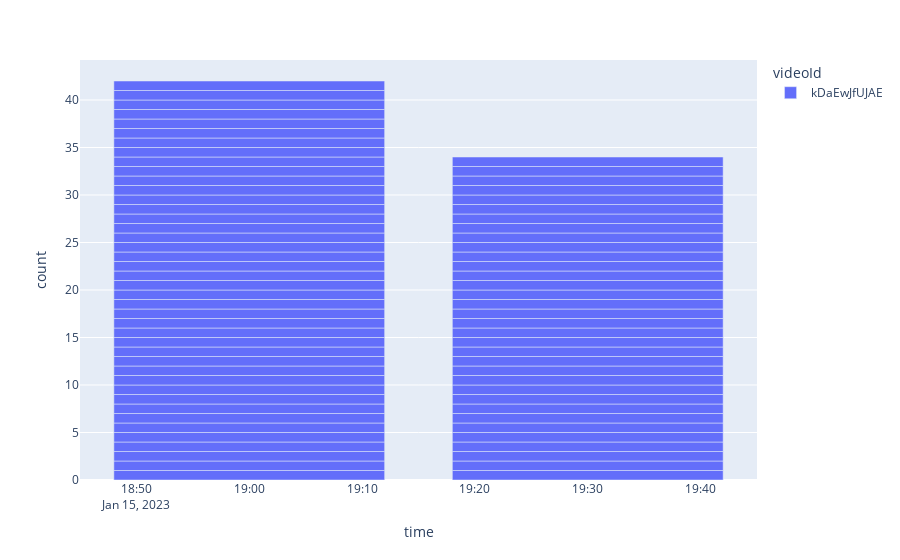
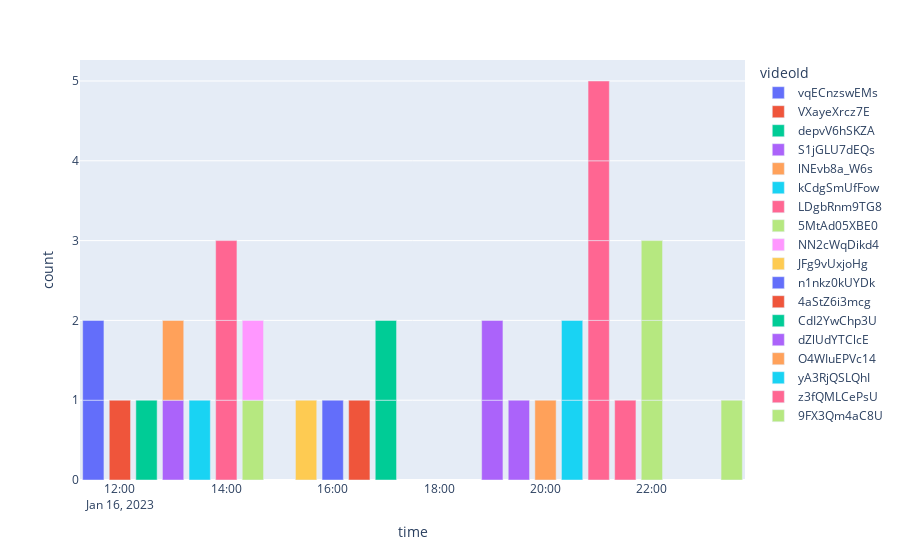
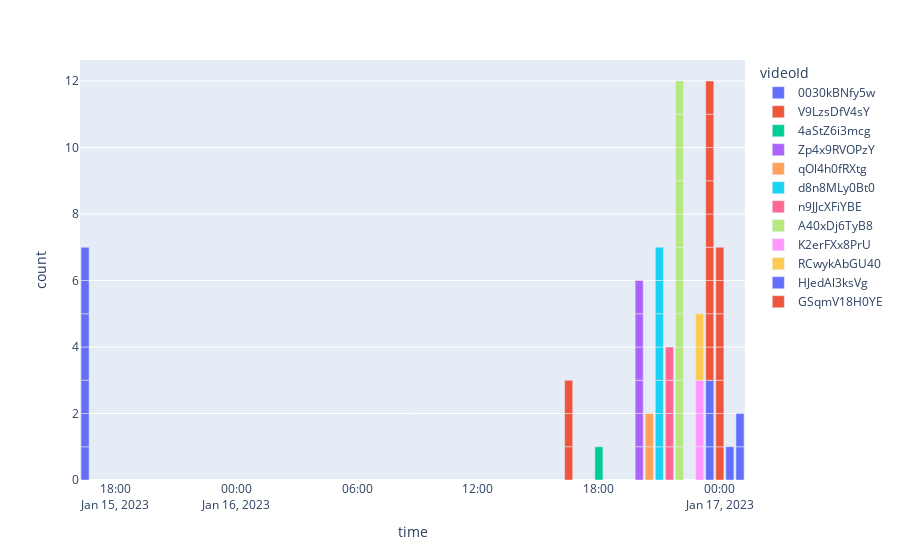

Notebook cell for these charts, in order:
### Markdown cell above
#### Plot the most prolific commenters from selected channels

### Code cell
plot_most_prolific(df)

### Figure 1 — Plotly figure (JSON) as saved in the notebook; plotly's stock layout.template omitted (floating-point values rounded to 4 significant figures; data arrays with more than 128 entries replaced by an {"elided": "..."} marker saying what was removed)
{"data": [{"alignmentgroup": "True", "customdata": {"elided": "76x6 mixed values"}, "hovertemplate": "videoId=kDaEwJfUJAE<br>time=%{x}<br>count=%{y}<br>summ=%{customdata[0]}<br>likeCount=%{customdata[1]}<br>channelName=%{customdata[2]}<br>publishedAt=%{customdata[3]}<br>authorDisplayName=%{customdata[4]}<br>authorChannelId=%{customdata[5]}<extra></extra>", "legendgroup": "kDaEwJfUJAE", "marker": {"color": "#636efa", "pattern": {"shape": ""}}, "name": "kDaEwJfUJAE", "offsetgroup": "kDaEwJfUJAE", "orientation": "v", "showlegend": true, "textposition": "auto", "type": "bar", "x": ["2023-01-15T19:00:00+00:00", "2023-01-15T19:00:00+00:00", "2023-01-15T19:00:00+00:00", "2023-01-15T19:00:00+00:00", "2023-01-15T19:00:00+00:00", "2023-01-15T19:00:00+00:00", "2023-01-15T19:00:00+00:00", "2023-01-15T19:00:00+00:00", "2023-01-15T19:00:00+00:00", "2023-01-15T19:00:00+00:00", "2023-01-15T19:00:00+00:00", "2023-01-15T19:00:00+00:00", "2023-01-15T19:00:00+00:00", "2023-01-15T19:00:00+00:00", "2023-01-15T19:00:00+00:00", "2023-01-15T19:00:00+00:00", "2023-01-15T19:00:00+00:00", "2023-01-15T19:00:00+00:00", "2023-01-15T19:00:00+00:00", "2023-01-15T19:00:00+00:00", "2023-01-15T19:00:00+00:00", "2023-01-15T19:00:00+00:00", "2023-01-15T19:00:00+00:00", "2023-01-15T19:00:00+00:00", "2023-01-15T19:00:00+00:00", "2023-01-15T19:00:00+00:00", "2023-01-15T19:00:00+00:00", "2023-01-15T19:00:00+00:00", "2023-01-15T19:00:00+00:00", "2023-01-15T19:00:00+00:00", "2023-01-15T19:00:00+00:00", "2023-01-15T19:00:00+00:00", "2023-01-15T19:00:00+00:00", "2023-01-15T19:00:00+00:00", "2023-01-15T19:00:00+00:00", "2023-01-15T19:00:00+00:00", "2023-01-15T19:00:00+00:00", "2023-01-15T19:00:00+00:00", "2023-01-15T19:00:00+00:00", "2023-01-15T19:00:00+00:00", "2023-01-15T19:00:00+00:00", "2023-01-15T19:00:00+00:00", "2023-01-15T19:30:00+00:00", "2023-01-15T19:30:00+00:00", "2023-01-15T19:30:00+00:00", "2023-01-15T19:30:00+00:00", "2023-01-15T19:30:00+00:00", "2023-01-15T19:30:00+00:00", "2023-01-15T19:30:00+00:00", "2023-01-15T19:30:00+00:00", "2023-01-15T19:30:00+00:00", "2023-01-15T19:30:00+00:00", "2023-01-15T19:30:00+00:00", "2023-01-15T19:30:00+00:00", "2023-01-15T19:30:00+00:00", "2023-01-15T19:30:00+00:00", "2023-01-15T19:30:00+00:00", "2023-01-15T19:30:00+00:00", "2023-01-15T19:30:00+00:00", "2023-01-15T19:30:00+00:00", "2023-01-15T19:30:00+00:00", "2023-01-15T19:30:00+00:00", "2023-01-15T19:30:00+00:00", "2023-01-15T19:30:00+00:00", "2023-01-15T19:30:00+00:00", "2023-01-15T19:30:00+00:00", "2023-01-15T19:30:00+00:00", "2023-01-15T19:30:00+00:00", "2023-01-15T19:30:00+00:00", "2023-01-15T19:30:00+00:00", "2023-01-15T19:30:00+00:00", "2023-01-15T19:30:00+00:00", "2023-01-15T19:30:00+00:00", "2023-01-15T19:30:00+00:00", "2023-01-15T19:30:00+00:00", "2023-01-15T19:30:00+00:00"], "xaxis": "x", "y": [1, 1, 1, 1, 1, 1, 1, 1, 1, 1, 1, 1, 1, 1, 1, 1, 1, 1, 1, 1, 1, 1, 1, 1, 1, 1, 1, 1, 1, 1, 1, 1, 1, 1, 1, 1, 1, 1, 1, 1, 1, 1, 1, 1, 1, 1, 1, 1, 1, 1, 1, 1, 1, 1, 1, 1, 1, 1, 1, 1, 1, 1, 1, 1, 1, 1, 1, 1, 1, 1, 1, 1, 1, 1, 1, 1], "yaxis": "y"}], "layout": {"barmode": "relative", "legend": {"title": {"text": "videoId"}, "tracegroupgap": 0}, "margin": {"t": 60}, "xaxis": {"anchor": "y", "domain": [0, 1], "title": {"text": "time"}}, "yaxis": {"anchor": "x", "domain": [0, 1], "title": {"text": "count"}}}}

### Figure 2 — Plotly figure (JSON) as saved in the notebook; plotly's stock layout.template omitted (floating-point values rounded to 4 significant figures)
{"data": [{"alignmentgroup": "True", "customdata": [["The oligarchs are destroying our country through t", 0, "MSNBC", "2023-01-16T11:54:52Z", "Dino Steaks", "UCBbyIBdQX2vXTMC8g-ApE-w"], ["A rugby league match will be paused to honour a “r", 0, "MSNBC", "2023-01-16T11:59:12Z", "Dino Steaks", "UCBbyIBdQX2vXTMC8g-ApE-w"]], "hovertemplate": "videoId=vqECnzswEMs<br>time=%{x}<br>count=%{y}<br>summ=%{customdata[0]}<br>likeCount=%{customdata[1]}<br>channelName=%{customdata[2]}<br>publishedAt=%{customdata[3]}<br>authorDisplayName=%{customdata[4]}<br>authorChannelId=%{customdata[5]}<extra></extra>", "legendgroup": "vqECnzswEMs", "marker": {"color": "#636efa", "pattern": {"shape": ""}}, "name": "vqECnzswEMs", "offsetgroup": "vqECnzswEMs", "orientation": "v", "showlegend": true, "textposition": "auto", "type": "bar", "x": ["2023-01-16T11:30:00+00:00", "2023-01-16T11:30:00+00:00"], "xaxis": "x", "y": [1, 1], "yaxis": "y"}, {"alignmentgroup": "True", "customdata": [["Shout out to big pharma and 'died suddenly'\nJan 11", 3, "MSNBC", "2023-01-16T12:14:51Z", "Dino Steaks", "UCBbyIBdQX2vXTMC8g-ApE-w"]], "hovertemplate": "videoId=VXayeXrcz7E<br>time=%{x}<br>count=%{y}<br>summ=%{customdata[0]}<br>likeCount=%{customdata[1]}<br>channelName=%{customdata[2]}<br>publishedAt=%{customdata[3]}<br>authorDisplayName=%{customdata[4]}<br>authorChannelId=%{customdata[5]}<extra></extra>", "legendgroup": "VXayeXrcz7E", "marker": {"color": "#EF553B", "pattern": {"shape": ""}}, "name": "VXayeXrcz7E", "offsetgroup": "VXayeXrcz7E", "orientation": "v", "showlegend": true, "textposition": "auto", "type": "bar", "x": ["2023-01-16T12:00:00+00:00"], "xaxis": "x", "y": [1], "yaxis": "y"}, {"alignmentgroup": "True", "customdata": [["Shout out to big pharma and 'died suddenly'\nJan 11", 6, "MSNBC", "2023-01-16T12:38:51Z", "Dino Steaks", "UCBbyIBdQX2vXTMC8g-ApE-w"]], "hovertemplate": "videoId=depvV6hSKZA<br>time=%{x}<br>count=%{y}<br>summ=%{customdata[0]}<br>likeCount=%{customdata[1]}<br>channelName=%{customdata[2]}<br>publishedAt=%{customdata[3]}<br>authorDisplayName=%{customdata[4]}<br>authorChannelId=%{customdata[5]}<extra></extra>", "legendgroup": "depvV6hSKZA", "marker": {"color": "#00cc96", "pattern": {"shape": ""}}, "name": "depvV6hSKZA", "offsetgroup": "depvV6hSKZA", "orientation": "v", "showlegend": true, "textposition": "auto", "type": "bar", "x": ["2023-01-16T12:30:00+00:00"], "xaxis": "x", "y": [1], "yaxis": "y"}, {"alignmentgroup": "True", "customdata": [["God gives a nation the leaders it deserves.\nThat i", 1, "MSNBC", "2023-01-16T13:15:52Z", "Dino Steaks", "UCBbyIBdQX2vXTMC8g-ApE-w"]], "hovertemplate": "videoId=S1jGLU7dEQs<br>time=%{x}<br>count=%{y}<br>summ=%{customdata[0]}<br>likeCount=%{customdata[1]}<br>channelName=%{customdata[2]}<br>publishedAt=%{customdata[3]}<br>authorDisplayName=%{customdata[4]}<br>authorChannelId=%{customdata[5]}<extra></extra>", "legendgroup": "S1jGLU7dEQs", "marker": {"color": "#ab63fa", "pattern": {"shape": ""}}, "name": "S1jGLU7dEQs", "offsetgroup": "S1jGLU7dEQs", "orientation": "v", "showlegend": true, "textposition": "auto", "type": "bar", "x": ["2023-01-16T13:00:00+00:00"], "xaxis": "x", "y": [1], "yaxis": "y"}, {"alignmentgroup": "True", "customdata": [["Modern Babylon is represented by 50 satanic pentag", 0, "MSNBC", "2023-01-16T13:18:53Z", "Dino Steaks", "UCBbyIBdQX2vXTMC8g-ApE-w"]], "hovertemplate": "videoId=lNEvb8a_W6s<br>time=%{x}<br>count=%{y}<br>summ=%{customdata[0]}<br>likeCount=%{customdata[1]}<br>channelName=%{customdata[2]}<br>publishedAt=%{customdata[3]}<br>authorDisplayName=%{customdata[4]}<br>authorChannelId=%{customdata[5]}<extra></extra>", "legendgroup": "lNEvb8a_W6s", "marker": {"color": "#FFA15A", "pattern": {"shape": ""}}, "name": "lNEvb8a_W6s", "offsetgroup": "lNEvb8a_W6s", "orientation": "v", "showlegend": true, "textposition": "auto", "type": "bar", "x": ["2023-01-16T13:00:00+00:00"], "xaxis": "x", "y": [1], "yaxis": "y"}, {"alignmentgroup": "True", "customdata": [["Khazars are over represented on Biden's Cabinet by", 1, "MSNBC", "2023-01-16T13:32:40Z", "Dino Steaks", "UCBbyIBdQX2vXTMC8g-ApE-w"]], "hovertemplate": "videoId=kCdgSmUfFow<br>time=%{x}<br>count=%{y}<br>summ=%{customdata[0]}<br>likeCount=%{customdata[1]}<br>channelName=%{customdata[2]}<br>publishedAt=%{customdata[3]}<br>authorDisplayName=%{customdata[4]}<br>authorChannelId=%{customdata[5]}<extra></extra>", "legendgroup": "kCdgSmUfFow", "marker": {"color": "#19d3f3", "pattern": {"shape": ""}}, "name": "kCdgSmUfFow", "offsetgroup": "kCdgSmUfFow", "orientation": "v", "showlegend": true, "textposition": "auto", "type": "bar", "x": ["2023-01-16T13:30:00+00:00"], "xaxis": "x", "y": [1], "yaxis": "y"}, {"alignmentgroup": "True", "customdata": [["MLK's dream certainly didn't involve oligarchs con", 0, "MSNBC", "2023-01-16T14:07:41Z", "Dino Steaks", "UCBbyIBdQX2vXTMC8g-ApE-w"], ["If you had $100.00 when the Federal Reserve took o", 0, "MSNBC", "2023-01-16T14:09:05Z", "Dino Steaks", "UCBbyIBdQX2vXTMC8g-ApE-w"], ["Khazars are over represented on Biden's Cabinet by", 0, "MSNBC", "2023-01-16T14:20:12Z", "Dino Steaks", "UCBbyIBdQX2vXTMC8g-ApE-w"]], "hovertemplate": "videoId=LDgbRnm9TG8<br>time=%{x}<br>count=%{y}<br>summ=%{customdata[0]}<br>likeCount=%{customdata[1]}<br>channelName=%{customdata[2]}<br>publishedAt=%{customdata[3]}<br>authorDisplayName=%{customdata[4]}<br>authorChannelId=%{customdata[5]}<extra></extra>", "legendgroup": "LDgbRnm9TG8", "marker": {"color": "#FF6692", "pattern": {"shape": ""}}, "name": "LDgbRnm9TG8", "offsetgroup": "LDgbRnm9TG8", "orientation": "v", "showlegend": true, "textposition": "auto", "type": "bar", "x": ["2023-01-16T14:00:00+00:00", "2023-01-16T14:00:00+00:00", "2023-01-16T14:00:00+00:00"], "xaxis": "x", "y": [1, 1, 1], "yaxis": "y"}, {"alignmentgroup": "True", "customdata": [["Feed that Hegelian Dialectic for your Khazar overl", 1, "MSNBC", "2023-01-16T14:38:29Z", "Dino Steaks", "UCBbyIBdQX2vXTMC8g-ApE-w"]], "hovertemplate": "videoId=5MtAd05XBE0<br>time=%{x}<br>count=%{y}<br>summ=%{customdata[0]}<br>likeCount=%{customdata[1]}<br>channelName=%{customdata[2]}<br>publishedAt=%{customdata[3]}<br>authorDisplayName=%{customdata[4]}<br>authorChannelId=%{customdata[5]}<extra></extra>", "legendgroup": "5MtAd05XBE0", "marker": {"color": "#B6E880", "pattern": {"shape": ""}}, "name": "5MtAd05XBE0", "offsetgroup": "5MtAd05XBE0", "orientation": "v", "showlegend": true, "textposition": "auto", "type": "bar", "x": ["2023-01-16T14:30:00+00:00"], "xaxis": "x", "y": [1], "yaxis": "y"}, {"alignmentgroup": "True", "customdata": [["We've been at DEFCON 3 for over 10 months in a row", 1, "MSNBC", "2023-01-16T14:45:24Z", "Dino Steaks", "UCBbyIBdQX2vXTMC8g-ApE-w"]], "hovertemplate": "videoId=NN2cWqDikd4<br>time=%{x}<br>count=%{y}<br>summ=%{customdata[0]}<br>likeCount=%{customdata[1]}<br>channelName=%{customdata[2]}<br>publishedAt=%{customdata[3]}<br>authorDisplayName=%{customdata[4]}<br>authorChannelId=%{customdata[5]}<extra></extra>", "legendgroup": "NN2cWqDikd4", "marker": {"color": "#FF97FF", "pattern": {"shape": ""}}, "name": "NN2cWqDikd4", "offsetgroup": "NN2cWqDikd4", "orientation": "v", "showlegend": true, "textposition": "auto", "type": "bar", "x": ["2023-01-16T14:30:00+00:00"], "xaxis": "x", "y": [1], "yaxis": "y"}, {"alignmentgroup": "True", "customdata": [["The Bidens are an international crime family and t", 0, "MSNBC", "2023-01-16T15:33:43Z", "Dino Steaks", "UCBbyIBdQX2vXTMC8g-ApE-w"]], "hovertemplate": "videoId=JFg9vUxjoHg<br>time=%{x}<br>count=%{y}<br>summ=%{customdata[0]}<br>likeCount=%{customdata[1]}<br>channelName=%{customdata[2]}<br>publishedAt=%{customdata[3]}<br>authorDisplayName=%{customdata[4]}<br>authorChannelId=%{customdata[5]}<extra></extra>", "legendgroup": "JFg9vUxjoHg", "marker": {"color": "#FECB52", "pattern": {"shape": ""}}, "name": "JFg9vUxjoHg", "offsetgroup": "JFg9vUxjoHg", "orientation": "v", "showlegend": true, "textposition": "auto", "type": "bar", "x": ["2023-01-16T15:30:00+00:00"], "xaxis": "x", "y": [1], "yaxis": "y"}, {"alignmentgroup": "True", "customdata": [["The Uniparty can get away with anything, as eviden", 0, "MSNBC", "2023-01-16T16:27:54Z", "Dino Steaks", "UCBbyIBdQX2vXTMC8g-ApE-w"]], "hovertemplate": "videoId=n1nkz0kUYDk<br>time=%{x}<br>count=%{y}<br>summ=%{customdata[0]}<br>likeCount=%{customdata[1]}<br>channelName=%{customdata[2]}<br>publishedAt=%{customdata[3]}<br>authorDisplayName=%{customdata[4]}<br>authorChannelId=%{customdata[5]}<extra></extra>", "legendgroup": "n1nkz0kUYDk", "marker": {"color": "#636efa", "pattern": {"shape": ""}}, "name": "n1nkz0kUYDk", "offsetgroup": "n1nkz0kUYDk", "orientation": "v", "showlegend": true, "textposition": "auto", "type": "bar", "x": ["2023-01-16T16:00:00+00:00"], "xaxis": "x", "y": [1], "yaxis": "y"}, {"alignmentgroup": "True", "customdata": [["The Uniparty easily manipulates their Unitards.\nSp", 0, "Fox News", "2023-01-16T16:59:15Z", "Dino Steaks", "UCBbyIBdQX2vXTMC8g-ApE-w"]], "hovertemplate": "videoId=4aStZ6i3mcg<br>time=%{x}<br>count=%{y}<br>summ=%{customdata[0]}<br>likeCount=%{customdata[1]}<br>channelName=%{customdata[2]}<br>publishedAt=%{customdata[3]}<br>authorDisplayName=%{customdata[4]}<br>authorChannelId=%{customdata[5]}<extra></extra>", "legendgroup": "4aStZ6i3mcg", "marker": {"color": "#EF553B", "pattern": {"shape": ""}}, "name": "4aStZ6i3mcg", "offsetgroup": "4aStZ6i3mcg", "orientation": "v", "showlegend": true, "textposition": "auto", "type": "bar", "x": ["2023-01-16T16:30:00+00:00"], "xaxis": "x", "y": [1], "yaxis": "y"}, {"alignmentgroup": "True", "customdata": [["Why wouldn't I trust a Kenyan Muslim of Indian des", 0, "MSNBC", "2023-01-16T17:28:39Z", "Dino Steaks", "UCBbyIBdQX2vXTMC8g-ApE-w"], ["Our government isn't sustainable in any way.  All ", 1, "MSNBC", "2023-01-16T17:28:52Z", "Dino Steaks", "UCBbyIBdQX2vXTMC8g-ApE-w"]], "hovertemplate": "videoId=CdI2YwChp3U<br>time=%{x}<br>count=%{y}<br>summ=%{customdata[0]}<br>likeCount=%{customdata[1]}<br>channelName=%{customdata[2]}<br>publishedAt=%{customdata[3]}<br>authorDisplayName=%{customdata[4]}<br>authorChannelId=%{customdata[5]}<extra></extra>", "legendgroup": "CdI2YwChp3U", "marker": {"color": "#00cc96", "pattern": {"shape": ""}}, "name": "CdI2YwChp3U", "offsetgroup": "CdI2YwChp3U", "orientation": "v", "showlegend": true, "textposition": "auto", "type": "bar", "x": ["2023-01-16T17:00:00+00:00", "2023-01-16T17:00:00+00:00"], "xaxis": "x", "y": [1, 1], "yaxis": "y"}, {"alignmentgroup": "True", "customdata": [["Another Khazar behind another curtain.\nHow over re", 0, "MSNBC", "2023-01-16T19:04:27Z", "Dino Steaks", "UCBbyIBdQX2vXTMC8g-ApE-w"], ["You can see Hunter argue with a prostitute about h", 0, "MSNBC", "2023-01-16T19:25:58Z", "Dino Steaks", "UCBbyIBdQX2vXTMC8g-ApE-w"], ["Brand down almost sounds like Brandon.  \nFitting.", 2, "MSNBC", "2023-01-16T19:30:02Z", "Dino Steaks", "UCBbyIBdQX2vXTMC8g-ApE-w"]], "hovertemplate": "videoId=dZlUdYTClcE<br>time=%{x}<br>count=%{y}<br>summ=%{customdata[0]}<br>likeCount=%{customdata[1]}<br>channelName=%{customdata[2]}<br>publishedAt=%{customdata[3]}<br>authorDisplayName=%{customdata[4]}<br>authorChannelId=%{customdata[5]}<extra></extra>", "legendgroup": "dZlUdYTClcE", "marker": {"color": "#ab63fa", "pattern": {"shape": ""}}, "name": "dZlUdYTClcE", "offsetgroup": "dZlUdYTClcE", "orientation": "v", "showlegend": true, "textposition": "auto", "type": "bar", "x": ["2023-01-16T19:00:00+00:00", "2023-01-16T19:00:00+00:00", "2023-01-16T19:30:00+00:00"], "xaxis": "x", "y": [1, 1, 1], "yaxis": "y"}, {"alignmentgroup": "True", "customdata": [["Khazars are over represented on Biden's Cabinet by", 1, "MSNBC", "2023-01-16T20:06:10Z", "Dino Steaks", "UCBbyIBdQX2vXTMC8g-ApE-w"]], "hovertemplate": "videoId=O4WIuEPVc14<br>time=%{x}<br>count=%{y}<br>summ=%{customdata[0]}<br>likeCount=%{customdata[1]}<br>channelName=%{customdata[2]}<br>publishedAt=%{customdata[3]}<br>authorDisplayName=%{customdata[4]}<br>authorChannelId=%{customdata[5]}<extra></extra>", "legendgroup": "O4WIuEPVc14", "marker": {"color": "#FFA15A", "pattern": {"shape": ""}}, "name": "O4WIuEPVc14", "offsetgroup": "O4WIuEPVc14", "orientation": "v", "showlegend": true, "textposition": "auto", "type": "bar", "x": ["2023-01-16T20:00:00+00:00"], "xaxis": "x", "y": [1], "yaxis": "y"}, {"alignmentgroup": "True", "customdata": [["Slabba Military Industrial Complex!\nBrandon needs ", 5, "MSNBC", "2023-01-16T20:31:06Z", "Dino Steaks", "UCBbyIBdQX2vXTMC8g-ApE-w"], ["How over represented are Khazars on Biden's Cabine", 0, "MSNBC", "2023-01-16T20:35:14Z", "Dino Steaks", "UCBbyIBdQX2vXTMC8g-ApE-w"]], "hovertemplate": "videoId=yA3RjQSLQhI<br>time=%{x}<br>count=%{y}<br>summ=%{customdata[0]}<br>likeCount=%{customdata[1]}<br>channelName=%{customdata[2]}<br>publishedAt=%{customdata[3]}<br>authorDisplayName=%{customdata[4]}<br>authorChannelId=%{customdata[5]}<extra></extra>", "legendgroup": "yA3RjQSLQhI", "marker": {"color": "#19d3f3", "pattern": {"shape": ""}}, "name": "yA3RjQSLQhI", "offsetgroup": "yA3RjQSLQhI", "orientation": "v", "showlegend": true, "textposition": "auto", "type": "bar", "x": ["2023-01-16T20:30:00+00:00", "2023-01-16T20:30:00+00:00"], "xaxis": "x", "y": [1, 1], "yaxis": "y"}, {"alignmentgroup": "True", "customdata": [["Our government isn't sustainable in any way.  All ", 0, "MSNBC", "2023-01-16T21:02:35Z", "Dino Steaks", "UCBbyIBdQX2vXTMC8g-ApE-w"], ["Both parties happily destroyed your 4th Amendment ", 8, "MSNBC", "2023-01-16T21:13:19Z", "Dino Steaks", "UCBbyIBdQX2vXTMC8g-ApE-w"], ["Both parties happily destroyed your 4th Amendment ", 7, "MSNBC", "2023-01-16T21:13:19Z", "Dino Steaks", "UCBbyIBdQX2vXTMC8g-ApE-w"], ["Who controls this senile old man who has trouble e", 0, "MSNBC", "2023-01-16T21:17:18Z", "Dino Steaks", "UCBbyIBdQX2vXTMC8g-ApE-w"], ["You can see a video of Hunter arguing with a prost", 0, "MSNBC", "2023-01-16T21:20:53Z", "Dino Steaks", "UCBbyIBdQX2vXTMC8g-ApE-w"], ["Friendly reminder:\nNobody important from the Unipa", 5, "MSNBC", "2023-01-16T21:36:44Z", "Dino Steaks", "UCBbyIBdQX2vXTMC8g-ApE-w"]], "hovertemplate": "videoId=z3fQMLCePsU<br>time=%{x}<br>count=%{y}<br>summ=%{customdata[0]}<br>likeCount=%{customdata[1]}<br>channelName=%{customdata[2]}<br>publishedAt=%{customdata[3]}<br>authorDisplayName=%{customdata[4]}<br>authorChannelId=%{customdata[5]}<extra></extra>", "legendgroup": "z3fQMLCePsU", "marker": {"color": "#FF6692", "pattern": {"shape": ""}}, "name": "z3fQMLCePsU", "offsetgroup": "z3fQMLCePsU", "orientation": "v", "showlegend": true, "textposition": "auto", "type": "bar", "x": ["2023-01-16T21:00:00+00:00", "2023-01-16T21:00:00+00:00", "2023-01-16T21:00:00+00:00", "2023-01-16T21:00:00+00:00", "2023-01-16T21:00:00+00:00", "2023-01-16T21:30:00+00:00"], "xaxis": "x", "y": [1, 1, 1, 1, 1, 1], "yaxis": "y"}, {"alignmentgroup": "True", "customdata": [["There is a Khazar behind every curtain.\nObviously ", 1, "MSNBC", "2023-01-16T22:07:55Z", "Dino Steaks", "UCBbyIBdQX2vXTMC8g-ApE-w"], ["There is a Khazar behind every curtain.\nObviously ", 0, "MSNBC", "2023-01-16T22:07:55Z", "Dino Steaks", "UCBbyIBdQX2vXTMC8g-ApE-w"], ["The only Khazar that can rap is Aesop Rock.", 1, "MSNBC", "2023-01-16T22:29:21Z", "Dino Steaks", "UCBbyIBdQX2vXTMC8g-ApE-w"], ["I wish I was a COVID conspiracy theorist early on ", 1, "MSNBC", "2023-01-16T23:43:56Z", "Dino Steaks", "UCBbyIBdQX2vXTMC8g-ApE-w"]], "hovertemplate": "videoId=9FX3Qm4aC8U<br>time=%{x}<br>count=%{y}<br>summ=%{customdata[0]}<br>likeCount=%{customdata[1]}<br>channelName=%{customdata[2]}<br>publishedAt=%{customdata[3]}<br>authorDisplayName=%{customdata[4]}<br>authorChannelId=%{customdata[5]}<extra></extra>", "legendgroup": "9FX3Qm4aC8U", "marker": {"color": "#B6E880", "pattern": {"shape": ""}}, "name": "9FX3Qm4aC8U", "offsetgroup": "9FX3Qm4aC8U", "orientation": "v", "showlegend": true, "textposition": "auto", "type": "bar", "x": ["2023-01-16T22:00:00+00:00", "2023-01-16T22:00:00+00:00", "2023-01-16T22:00:00+00:00", "2023-01-16T23:30:00+00:00"], "xaxis": "x", "y": [1, 1, 1, 1], "yaxis": "y"}], "layout": {"barmode": "relative", "legend": {"title": {"text": "videoId"}, "tracegroupgap": 0}, "margin": {"t": 60}, "xaxis": {"anchor": "y", "domain": [0, 1], "title": {"text": "time"}}, "yaxis": {"anchor": "x", "domain": [0, 1], "title": {"text": "count"}}}}

### Figure 3 — Plotly figure (JSON) as saved in the notebook; plotly's stock layout.template omitted (floating-point values rounded to 4 significant figures)
{"data": [{"alignmentgroup": "True", "customdata": [["Why New Congress upcoming hearings are NOT Rino, U", 0, "CNN", "2023-01-15T16:40:30Z", "Zak", "UC8OprD40tUc9AyL9NDmOv0w"], ["MAGA candidates 264 primary wins in 2022 to McCart", 0, "CNN", "2023-01-15T16:42:29Z", "Zak", "UC8OprD40tUc9AyL9NDmOv0w"], ["Paul Rino says \"if American Patriots would give in", 0, "CNN", "2023-01-15T16:47:31Z", "Zak", "UC8OprD40tUc9AyL9NDmOv0w"], ["Paul Ryan should watch Documentaries on FOUNDERS. ", 0, "CNN", "2023-01-15T16:49:01Z", "Zak", "UC8OprD40tUc9AyL9NDmOv0w"], ["It's clear Sunday morning Communist TV political s", 0, "CNN", "2023-01-15T16:50:36Z", "Zak", "UC8OprD40tUc9AyL9NDmOv0w"], ["One Sunday morning C-SPAN pundit owes $250,000 stu", 0, "CNN", "2023-01-15T16:52:24Z", "Zak", "UC8OprD40tUc9AyL9NDmOv0w"], ["Obama said all he did in college was smoke pot dri", 0, "CNN", "2023-01-15T16:53:53Z", "Zak", "UC8OprD40tUc9AyL9NDmOv0w"]], "hovertemplate": "videoId=0030kBNfy5w<br>time=%{x}<br>count=%{y}<br>summ=%{customdata[0]}<br>likeCount=%{customdata[1]}<br>channelName=%{customdata[2]}<br>publishedAt=%{customdata[3]}<br>authorDisplayName=%{customdata[4]}<br>authorChannelId=%{customdata[5]}<extra></extra>", "legendgroup": "0030kBNfy5w", "marker": {"color": "#636efa", "pattern": {"shape": ""}}, "name": "0030kBNfy5w", "offsetgroup": "0030kBNfy5w", "orientation": "v", "showlegend": true, "textposition": "auto", "type": "bar", "x": ["2023-01-15T16:30:00+00:00", "2023-01-15T16:30:00+00:00", "2023-01-15T16:30:00+00:00", "2023-01-15T16:30:00+00:00", "2023-01-15T16:30:00+00:00", "2023-01-15T16:30:00+00:00", "2023-01-15T16:30:00+00:00"], "xaxis": "x", "y": [1, 1, 1, 1, 1, 1, 1], "yaxis": "y"}, {"alignmentgroup": "True", "customdata": [["Isn't this like watching a BAD comedy show and the", 0, "Fox News", "2023-01-16T16:32:21Z", "Zak", "UC8OprD40tUc9AyL9NDmOv0w"], ["How long can that tootsie role last?", 0, "Fox News", "2023-01-16T16:33:16Z", "Zak", "UC8OprD40tUc9AyL9NDmOv0w"], ["Are intelligent people to continue watching this a", 0, "Fox News", "2023-01-16T16:34:32Z", "Zak", "UC8OprD40tUc9AyL9NDmOv0w"]], "hovertemplate": "videoId=V9LzsDfV4sY<br>time=%{x}<br>count=%{y}<br>summ=%{customdata[0]}<br>likeCount=%{customdata[1]}<br>channelName=%{customdata[2]}<br>publishedAt=%{customdata[3]}<br>authorDisplayName=%{customdata[4]}<br>authorChannelId=%{customdata[5]}<extra></extra>", "legendgroup": "V9LzsDfV4sY", "marker": {"color": "#EF553B", "pattern": {"shape": ""}}, "name": "V9LzsDfV4sY", "offsetgroup": "V9LzsDfV4sY", "orientation": "v", "showlegend": true, "textposition": "auto", "type": "bar", "x": ["2023-01-16T16:30:00+00:00", "2023-01-16T16:30:00+00:00", "2023-01-16T16:30:00+00:00"], "xaxis": "x", "y": [1, 1, 1], "yaxis": "y"}, {"alignmentgroup": "True", "customdata": [["Marxist Democrats 100 years U.S. takeover STOPPED.", 0, "Fox News", "2023-01-16T18:01:54Z", "Zak", "UC8OprD40tUc9AyL9NDmOv0w"]], "hovertemplate": "videoId=4aStZ6i3mcg<br>time=%{x}<br>count=%{y}<br>summ=%{customdata[0]}<br>likeCount=%{customdata[1]}<br>channelName=%{customdata[2]}<br>publishedAt=%{customdata[3]}<br>authorDisplayName=%{customdata[4]}<br>authorChannelId=%{customdata[5]}<extra></extra>", "legendgroup": "4aStZ6i3mcg", "marker": {"color": "#00cc96", "pattern": {"shape": ""}}, "name": "4aStZ6i3mcg", "offsetgroup": "4aStZ6i3mcg", "orientation": "v", "showlegend": true, "textposition": "auto", "type": "bar", "x": ["2023-01-16T18:00:00+00:00"], "xaxis": "x", "y": [1], "yaxis": "y"}, {"alignmentgroup": "True", "customdata": [["If All Out Crazy's voters agree to that IN HER dis", 0, "Fox News", "2023-01-16T20:06:26Z", "Zak", "UC8OprD40tUc9AyL9NDmOv0w"], ["Guess what happens in Baltimore when non family me", 0, "Fox News", "2023-01-16T20:07:45Z", "Zak", "UC8OprD40tUc9AyL9NDmOv0w"], ["Please why don't a Drag Queen, read the Declaratio", 0, "Fox News", "2023-01-16T20:09:55Z", "Zak", "UC8OprD40tUc9AyL9NDmOv0w"], ["For what AOC, Biden, Obama  Marxists do. Americans", 0, "Fox News", "2023-01-16T20:12:31Z", "Zak", "UC8OprD40tUc9AyL9NDmOv0w"], ["Traitor Obama General \"Coup\" Mark Milley was going", 0, "Fox News", "2023-01-16T20:15:27Z", "Zak", "UC8OprD40tUc9AyL9NDmOv0w"], ["All these DUMB Communists really think Americans w", 0, "Fox News", "2023-01-16T20:17:35Z", "Zak", "UC8OprD40tUc9AyL9NDmOv0w"]], "hovertemplate": "videoId=Zp4x9RVOPzY<br>time=%{x}<br>count=%{y}<br>summ=%{customdata[0]}<br>likeCount=%{customdata[1]}<br>channelName=%{customdata[2]}<br>publishedAt=%{customdata[3]}<br>authorDisplayName=%{customdata[4]}<br>authorChannelId=%{customdata[5]}<extra></extra>", "legendgroup": "Zp4x9RVOPzY", "marker": {"color": "#ab63fa", "pattern": {"shape": ""}}, "name": "Zp4x9RVOPzY", "offsetgroup": "Zp4x9RVOPzY", "orientation": "v", "showlegend": true, "textposition": "auto", "type": "bar", "x": ["2023-01-16T20:00:00+00:00", "2023-01-16T20:00:00+00:00", "2023-01-16T20:00:00+00:00", "2023-01-16T20:00:00+00:00", "2023-01-16T20:00:00+00:00", "2023-01-16T20:00:00+00:00"], "xaxis": "x", "y": [1, 1, 1, 1, 1, 1], "yaxis": "y"}, {"alignmentgroup": "True", "customdata": [["Bribe Republicans too.", 0, "CNN", "2023-01-16T20:50:40Z", "Zak", "UC8OprD40tUc9AyL9NDmOv0w"], ["Joe can't afford to let Ukraine win. Because Putin", 0, "CNN", "2023-01-16T20:51:34Z", "Zak", "UC8OprD40tUc9AyL9NDmOv0w"]], "hovertemplate": "videoId=qOl4h0fRXtg<br>time=%{x}<br>count=%{y}<br>summ=%{customdata[0]}<br>likeCount=%{customdata[1]}<br>channelName=%{customdata[2]}<br>publishedAt=%{customdata[3]}<br>authorDisplayName=%{customdata[4]}<br>authorChannelId=%{customdata[5]}<extra></extra>", "legendgroup": "qOl4h0fRXtg", "marker": {"color": "#FFA15A", "pattern": {"shape": ""}}, "name": "qOl4h0fRXtg", "offsetgroup": "qOl4h0fRXtg", "orientation": "v", "showlegend": true, "textposition": "auto", "type": "bar", "x": ["2023-01-16T20:30:00+00:00", "2023-01-16T20:30:00+00:00"], "xaxis": "x", "y": [1, 1], "yaxis": "y"}, {"alignmentgroup": "True", "customdata": [["Calling one a racist IS A COMMIE HATE CRIME.", 0, "Fox News", "2023-01-16T21:04:49Z", "Zak", "UC8OprD40tUc9AyL9NDmOv0w"], ["Putin awarded Al Sharpton with high Marxist Honor.", 3, "Fox News", "2023-01-16T21:06:31Z", "Zak", "UC8OprD40tUc9AyL9NDmOv0w"], ["Let's all unite. And celebrate differences and div", 1, "Fox News", "2023-01-16T21:10:51Z", "Zak", "UC8OprD40tUc9AyL9NDmOv0w"], ["Whites, boycott Communism. Tell  NHL your setting ", 0, "Fox News", "2023-01-16T21:16:49Z", "Zak", "UC8OprD40tUc9AyL9NDmOv0w"], ["If ALL whites boycotted NHL it would not be able t", 0, "Fox News", "2023-01-16T21:17:52Z", "Zak", "UC8OprD40tUc9AyL9NDmOv0w"], ["Black Jamaican told me I owed him Reparations. I s", 3, "Fox News", "2023-01-16T21:22:50Z", "Zak", "UC8OprD40tUc9AyL9NDmOv0w"], ["Black Jamaican told me I owed him Reparations. I s", 1, "Fox News", "2023-01-16T21:22:50Z", "Zak", "UC8OprD40tUc9AyL9NDmOv0w"]], "hovertemplate": "videoId=d8n8MLy0Bt0<br>time=%{x}<br>count=%{y}<br>summ=%{customdata[0]}<br>likeCount=%{customdata[1]}<br>channelName=%{customdata[2]}<br>publishedAt=%{customdata[3]}<br>authorDisplayName=%{customdata[4]}<br>authorChannelId=%{customdata[5]}<extra></extra>", "legendgroup": "d8n8MLy0Bt0", "marker": {"color": "#19d3f3", "pattern": {"shape": ""}}, "name": "d8n8MLy0Bt0", "offsetgroup": "d8n8MLy0Bt0", "orientation": "v", "showlegend": true, "textposition": "auto", "type": "bar", "x": ["2023-01-16T21:00:00+00:00", "2023-01-16T21:00:00+00:00", "2023-01-16T21:00:00+00:00", "2023-01-16T21:00:00+00:00", "2023-01-16T21:00:00+00:00", "2023-01-16T21:00:00+00:00", "2023-01-16T21:00:00+00:00"], "xaxis": "x", "y": [1, 1, 1, 1, 1, 1, 1], "yaxis": "y"}, {"alignmentgroup": "True", "customdata": [["Robert Herr's Trump hatred is so well  known by la", 0, "Fox News", "2023-01-16T21:35:17Z", "Zak", "UC8OprD40tUc9AyL9NDmOv0w"], ["SANTOS CAN UNDER \"HOUSE RULES\" CHARGE ADAM SCIFF W", 0, "Fox News", "2023-01-16T21:38:05Z", "Zak", "UC8OprD40tUc9AyL9NDmOv0w"], ["EMOLUMENTS, Art 1, section 9, clause 8. Says as VP", 0, "Fox News", "2023-01-16T21:40:27Z", "Zak", "UC8OprD40tUc9AyL9NDmOv0w"], ["Congress established office of Attorney General. H", 0, "Fox News", "2023-01-16T21:44:08Z", "Zak", "UC8OprD40tUc9AyL9NDmOv0w"]], "hovertemplate": "videoId=n9JJcXFiYBE<br>time=%{x}<br>count=%{y}<br>summ=%{customdata[0]}<br>likeCount=%{customdata[1]}<br>channelName=%{customdata[2]}<br>publishedAt=%{customdata[3]}<br>authorDisplayName=%{customdata[4]}<br>authorChannelId=%{customdata[5]}<extra></extra>", "legendgroup": "n9JJcXFiYBE", "marker": {"color": "#FF6692", "pattern": {"shape": ""}}, "name": "n9JJcXFiYBE", "offsetgroup": "n9JJcXFiYBE", "orientation": "v", "showlegend": true, "textposition": "auto", "type": "bar", "x": ["2023-01-16T21:30:00+00:00", "2023-01-16T21:30:00+00:00", "2023-01-16T21:30:00+00:00", "2023-01-16T21:30:00+00:00"], "xaxis": "x", "y": [1, 1, 1, 1], "yaxis": "y"}, {"alignmentgroup": "True", "customdata": [["ALL THE DEM MEDIAS 'AS ORDERED\",  DUMPING  BIDEN \"", 1, "Fox News", "2023-01-16T22:03:45Z", "Zak", "UC8OprD40tUc9AyL9NDmOv0w"], ["Joe should ask China, Ukraine, Russia, Iran for al", 6, "Fox News", "2023-01-16T22:04:42Z", "Zak", "UC8OprD40tUc9AyL9NDmOv0w"], ["Joe should ask China, Ukraine, Russia, Iran for al", 20, "Fox News", "2023-01-16T22:04:42Z", "Zak", "UC8OprD40tUc9AyL9NDmOv0w"], ["WAS HIGH SPEED PAPER SHREDDER DELIVERED TO HUNTER ", 0, "Fox News", "2023-01-16T22:06:49Z", "Zak", "UC8OprD40tUc9AyL9NDmOv0w"], ["Did Hunter Biden have Chinese, Iran, Ukraine, Russ", 1, "Fox News", "2023-01-16T22:08:11Z", "Zak", "UC8OprD40tUc9AyL9NDmOv0w"], ["What's the fuss about Biden is a criminal Marxist ", 0, "Fox News", "2023-01-16T22:10:18Z", "Zak", "UC8OprD40tUc9AyL9NDmOv0w"], ["A GOP Texas Congressman on Cavuto said if Biden do", 1, "Fox News", "2023-01-16T22:15:01Z", "Zak", "UC8OprD40tUc9AyL9NDmOv0w"], ["To Texas Rino GOP on Cavuto. Bobalinkski said \"Bid", 0, "Fox News", "2023-01-16T22:17:14Z", "Zak", "UC8OprD40tUc9AyL9NDmOv0w"], ["AMERICA NEEDS \"PALMER RAIDS\" ROUND UP CRIMINALS AN", 0, "Fox News", "2023-01-16T22:23:02Z", "Zak", "UC8OprD40tUc9AyL9NDmOv0w"], ["L.A. Police should stand down, walk out quit. Relo", 0, "Fox News", "2023-01-16T22:26:11Z", "Zak", "UC8OprD40tUc9AyL9NDmOv0w"], ["Calling someone a racist is a Hate Crime can be 10", 0, "Fox News", "2023-01-16T22:27:36Z", "Zak", "UC8OprD40tUc9AyL9NDmOv0w"], ["If your college grad working in government jobs us", 0, "Fox News", "2023-01-16T22:28:33Z", "Zak", "UC8OprD40tUc9AyL9NDmOv0w"]], "hovertemplate": "videoId=A40xDj6TyB8<br>time=%{x}<br>count=%{y}<br>summ=%{customdata[0]}<br>likeCount=%{customdata[1]}<br>channelName=%{customdata[2]}<br>publishedAt=%{customdata[3]}<br>authorDisplayName=%{customdata[4]}<br>authorChannelId=%{customdata[5]}<extra></extra>", "legendgroup": "A40xDj6TyB8", "marker": {"color": "#B6E880", "pattern": {"shape": ""}}, "name": "A40xDj6TyB8", "offsetgroup": "A40xDj6TyB8", "orientation": "v", "showlegend": true, "textposition": "auto", "type": "bar", "x": ["2023-01-16T22:00:00+00:00", "2023-01-16T22:00:00+00:00", "2023-01-16T22:00:00+00:00", "2023-01-16T22:00:00+00:00", "2023-01-16T22:00:00+00:00", "2023-01-16T22:00:00+00:00", "2023-01-16T22:00:00+00:00", "2023-01-16T22:00:00+00:00", "2023-01-16T22:00:00+00:00", "2023-01-16T22:00:00+00:00", "2023-01-16T22:00:00+00:00", "2023-01-16T22:00:00+00:00"], "xaxis": "x", "y": [1, 1, 1, 1, 1, 1, 1, 1, 1, 1, 1, 1], "yaxis": "y"}, {"alignmentgroup": "True", "customdata": [["Kick backs, kick backs, kick backs to Democrats.", 0, "CNN", "2023-01-16T23:06:17Z", "Zak", "UC8OprD40tUc9AyL9NDmOv0w"], ["Joe don't want Ukraine to win.", 0, "CNN", "2023-01-16T23:06:52Z", "Zak", "UC8OprD40tUc9AyL9NDmOv0w"], ["White House says no records of Biden Delaware visi", 0, "CNN", "2023-01-16T23:08:14Z", "Zak", "UC8OprD40tUc9AyL9NDmOv0w"]], "hovertemplate": "videoId=K2erFXx8PrU<br>time=%{x}<br>count=%{y}<br>summ=%{customdata[0]}<br>likeCount=%{customdata[1]}<br>channelName=%{customdata[2]}<br>publishedAt=%{customdata[3]}<br>authorDisplayName=%{customdata[4]}<br>authorChannelId=%{customdata[5]}<extra></extra>", "legendgroup": "K2erFXx8PrU", "marker": {"color": "#FF97FF", "pattern": {"shape": ""}}, "name": "K2erFXx8PrU", "offsetgroup": "K2erFXx8PrU", "orientation": "v", "showlegend": true, "textposition": "auto", "type": "bar", "x": ["2023-01-16T23:00:00+00:00", "2023-01-16T23:00:00+00:00", "2023-01-16T23:00:00+00:00"], "xaxis": "x", "y": [1, 1, 1], "yaxis": "y"}, {"alignmentgroup": "True", "customdata": [["White House says no visitor records were kept at p", 0, "Fox News", "2023-01-16T23:10:08Z", "Zak", "UC8OprD40tUc9AyL9NDmOv0w"], ["Subpoena visitor records of Hunter Biden Delaware ", 0, "Fox News", "2023-01-16T23:12:15Z", "Zak", "UC8OprD40tUc9AyL9NDmOv0w"]], "hovertemplate": "videoId=RCwykAbGU40<br>time=%{x}<br>count=%{y}<br>summ=%{customdata[0]}<br>likeCount=%{customdata[1]}<br>channelName=%{customdata[2]}<br>publishedAt=%{customdata[3]}<br>authorDisplayName=%{customdata[4]}<br>authorChannelId=%{customdata[5]}<extra></extra>", "legendgroup": "RCwykAbGU40", "marker": {"color": "#FECB52", "pattern": {"shape": ""}}, "name": "RCwykAbGU40", "offsetgroup": "RCwykAbGU40", "orientation": "v", "showlegend": true, "textposition": "auto", "type": "bar", "x": ["2023-01-16T23:00:00+00:00", "2023-01-16T23:00:00+00:00"], "xaxis": "x", "y": [1, 1], "yaxis": "y"}, {"alignmentgroup": "True", "customdata": [["Reports Hunter listed as owner of home where Joe B", 0, "Fox News", "2023-01-16T23:33:04Z", "Zak", "UC8OprD40tUc9AyL9NDmOv0w"], ["Does Hunter Biden have  classified documents privi", 0, "Fox News", "2023-01-16T23:33:53Z", "Zak", "UC8OprD40tUc9AyL9NDmOv0w"], ["2017 Delaware, Biden \"Hunter I'm home, I got more ", 0, "Fox News", "2023-01-16T23:40:00Z", "Zak", "UC8OprD40tUc9AyL9NDmOv0w"], ["Is it True Garland never subpoenaed or SWATTED Hun", 0, "Fox News", "2023-01-17T00:59:50Z", "Zak", "UC8OprD40tUc9AyL9NDmOv0w"], ["WERE THEY OBAMA'S DOCUMENTS? HUNTER'S NAME WAS ON ", 0, "Fox News", "2023-01-17T01:01:58Z", "Zak", "UC8OprD40tUc9AyL9NDmOv0w"], ["Scarborough caught a wave going in other direction", 0, "Fox News", "2023-01-17T01:03:07Z", "Zak", "UC8OprD40tUc9AyL9NDmOv0w"]], "hovertemplate": "videoId=HJedAl3ksVg<br>time=%{x}<br>count=%{y}<br>summ=%{customdata[0]}<br>likeCount=%{customdata[1]}<br>channelName=%{customdata[2]}<br>publishedAt=%{customdata[3]}<br>authorDisplayName=%{customdata[4]}<br>authorChannelId=%{customdata[5]}<extra></extra>", "legendgroup": "HJedAl3ksVg", "marker": {"color": "#636efa", "pattern": {"shape": ""}}, "name": "HJedAl3ksVg", "offsetgroup": "HJedAl3ksVg", "orientation": "v", "showlegend": true, "textposition": "auto", "type": "bar", "x": ["2023-01-16T23:30:00+00:00", "2023-01-16T23:30:00+00:00", "2023-01-16T23:30:00+00:00", "2023-01-17T00:30:00+00:00", "2023-01-17T01:00:00+00:00", "2023-01-17T01:00:00+00:00"], "xaxis": "x", "y": [1, 1, 1, 1, 1, 1], "yaxis": "y"}, {"alignmentgroup": "True", "customdata": [["Santos and McCarthy should demand Adam Schiff resi", 1, "CNN", "2023-01-16T23:41:51Z", "Zak", "UC8OprD40tUc9AyL9NDmOv0w"], ["McCarthy Don't get distracted by Dem commie report", 0, "CNN", "2023-01-16T23:45:21Z", "Zak", "UC8OprD40tUc9AyL9NDmOv0w"], ["McCarthy get started. More Mr. Nice guy. They fini", 0, "CNN", "2023-01-16T23:46:47Z", "Zak", "UC8OprD40tUc9AyL9NDmOv0w"], ["McCarthy be fair, lawful, tough, your dealing with", 0, "CNN", "2023-01-16T23:47:56Z", "Zak", "UC8OprD40tUc9AyL9NDmOv0w"], ["IF COVID WAS A CONCERN 5 MILLION ILLEGAL INVADERS ", 0, "CNN", "2023-01-16T23:48:58Z", "Zak", "UC8OprD40tUc9AyL9NDmOv0w"], ["When was last time Marxist Dems resigned over anyt", 0, "CNN", "2023-01-16T23:54:13Z", "Zak", "UC8OprD40tUc9AyL9NDmOv0w"], ["Biden lied. Santos should resign after Biden and S", 0, "CNN", "2023-01-16T23:55:53Z", "Zak", "UC8OprD40tUc9AyL9NDmOv0w"], ["WH POS said no visitor records at Hunter's home. P", 0, "CNN", "2023-01-16T23:57:57Z", "Zak", "UC8OprD40tUc9AyL9NDmOv0w"], ["What were years Hunter was listed as owner or rent", 1, "CNN", "2023-01-16T23:58:53Z", "Zak", "UC8OprD40tUc9AyL9NDmOv0w"], ["Dem TV \"reporters\"  Marxism 101 deflect, 102 proje", 0, "CNN", "2023-01-17T00:01:36Z", "Zak", "UC8OprD40tUc9AyL9NDmOv0w"], ["LIES: China Joe \"I was riding on the Mayflower whe", 0, "CNN", "2023-01-17T00:05:11Z", "Zak", "UC8OprD40tUc9AyL9NDmOv0w"], ["Lies by Biden: Note:  will take generations to rec", 1, "CNN", "2023-01-17T00:08:10Z", "Zak", "UC8OprD40tUc9AyL9NDmOv0w"], ["Don't forget Trump once had 2 scoops of ice cream.", 0, "CNN", "2023-01-17T00:11:04Z", "Zak", "UC8OprD40tUc9AyL9NDmOv0w"], ["Robert Herr had INSTANT TEAM. FASTER THAN FAST. Be", 0, "CNN", "2023-01-17T00:13:00Z", "Zak", "UC8OprD40tUc9AyL9NDmOv0w"], ["Garland open a bottle of ACME INSTANT OVERNIGHT SP", 0, "CNN", "2023-01-17T00:15:50Z", "Zak", "UC8OprD40tUc9AyL9NDmOv0w"], ["How did Robert Herr have INSTANT OVERNIGHT SPECIAL", 0, "CNN", "2023-01-17T00:18:17Z", "Zak", "UC8OprD40tUc9AyL9NDmOv0w"]], "hovertemplate": "videoId=GSqmV18H0YE<br>time=%{x}<br>count=%{y}<br>summ=%{customdata[0]}<br>likeCount=%{customdata[1]}<br>channelName=%{customdata[2]}<br>publishedAt=%{customdata[3]}<br>authorDisplayName=%{customdata[4]}<br>authorChannelId=%{customdata[5]}<extra></extra>", "legendgroup": "GSqmV18H0YE", "marker": {"color": "#EF553B", "pattern": {"shape": ""}}, "name": "GSqmV18H0YE", "offsetgroup": "GSqmV18H0YE", "orientation": "v", "showlegend": true, "textposition": "auto", "type": "bar", "x": ["2023-01-16T23:30:00+00:00", "2023-01-16T23:30:00+00:00", "2023-01-16T23:30:00+00:00", "2023-01-16T23:30:00+00:00", "2023-01-16T23:30:00+00:00", "2023-01-16T23:30:00+00:00", "2023-01-16T23:30:00+00:00", "2023-01-16T23:30:00+00:00", "2023-01-16T23:30:00+00:00", "2023-01-17T00:00:00+00:00", "2023-01-17T00:00:00+00:00", "2023-01-17T00:00:00+00:00", "2023-01-17T00:00:00+00:00", "2023-01-17T00:00:00+00:00", "2023-01-17T00:00:00+00:00", "2023-01-17T00:00:00+00:00"], "xaxis": "x", "y": [1, 1, 1, 1, 1, 1, 1, 1, 1, 1, 1, 1, 1, 1, 1, 1], "yaxis": "y"}], "layout": {"barmode": "relative", "legend": {"title": {"text": "videoId"}, "tracegroupgap": 0}, "margin": {"t": 60}, "xaxis": {"anchor": "y", "domain": [0, 1], "title": {"text": "time"}}, "yaxis": {"anchor": "x", "domain": [0, 1], "title": {"text": "count"}}}}
